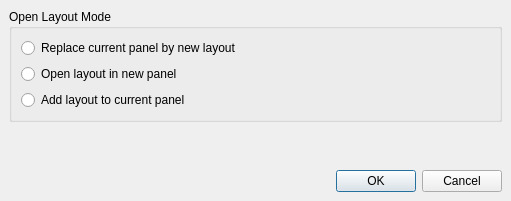
<ui version="4.0" >
 <class>OpenLayoutModeDialog</class>
 <widget class="QDialog" name="OpenLayoutModeDialog" >
  <property name="geometry" >
   <rect>
    <x>0</x>
    <y>0</y>
    <width>511</width>
    <height>201</height>
   </rect>
  </property>
  <property name="windowTitle" >
   <string>Open Layout Options</string>
  </property>
  <layout class="QVBoxLayout" >
   <property name="margin" >
    <number>9</number>
   </property>
   <property name="spacing" >
    <number>6</number>
   </property>
   <item>
    <widget class="QGroupBox" name="groupBox" >
     <property name="title" >
      <string>Open Layout Mode</string>
     </property>
     <layout class="QVBoxLayout" >
      <property name="margin" >
       <number>9</number>
      </property>
      <property name="spacing" >
       <number>6</number>
      </property>
      <item>
       <widget class="QRadioButton" name="replace_rb" >
        <property name="text" >
         <string>Replace current panel by new layout</string>
        </property>
       </widget>
      </item>
      <item>
       <widget class="QRadioButton" name="new_rb" >
        <property name="text" >
         <string>Open layout in new panel</string>
        </property>
       </widget>
      </item>
      <item>
       <widget class="QRadioButton" name="add_rb" >
        <property name="text" >
         <string>Add layout to current panel</string>
        </property>
       </widget>
      </item>
     </layout>
    </widget>
   </item>
   <item>
    <spacer>
     <property name="orientation" >
      <enum>Qt::Vertical</enum>
     </property>
     <property name="sizeHint" >
      <size>
       <width>382</width>
       <height>31</height>
      </size>
     </property>
    </spacer>
   </item>
   <item>
    <widget class="QDialogButtonBox" name="buttonBox" >
     <property name="orientation" >
      <enum>Qt::Horizontal</enum>
     </property>
     <property name="standardButtons" >
      <set>QDialogButtonBox::Cancel|QDialogButtonBox::NoButton|QDialogButtonBox::Ok</set>
     </property>
    </widget>
   </item>
  </layout>
 </widget>
 <tabstops>
  <tabstop>buttonBox</tabstop>
 </tabstops>
 <resources/>
 <connections>
  <connection>
   <sender>buttonBox</sender>
   <signal>accepted()</signal>
   <receiver>OpenLayoutModeDialog</receiver>
   <slot>accept()</slot>
   <hints>
    <hint type="sourcelabel" >
     <x>248</x>
     <y>254</y>
    </hint>
    <hint type="destinationlabel" >
     <x>157</x>
     <y>274</y>
    </hint>
   </hints>
  </connection>
  <connection>
   <sender>buttonBox</sender>
   <signal>rejected()</signal>
   <receiver>OpenLayoutModeDialog</receiver>
   <slot>reject()</slot>
   <hints>
    <hint type="sourcelabel" >
     <x>316</x>
     <y>260</y>
    </hint>
    <hint type="destinationlabel" >
     <x>286</x>
     <y>274</y>
    </hint>
   </hints>
  </connection>
 </connections>
</ui>
